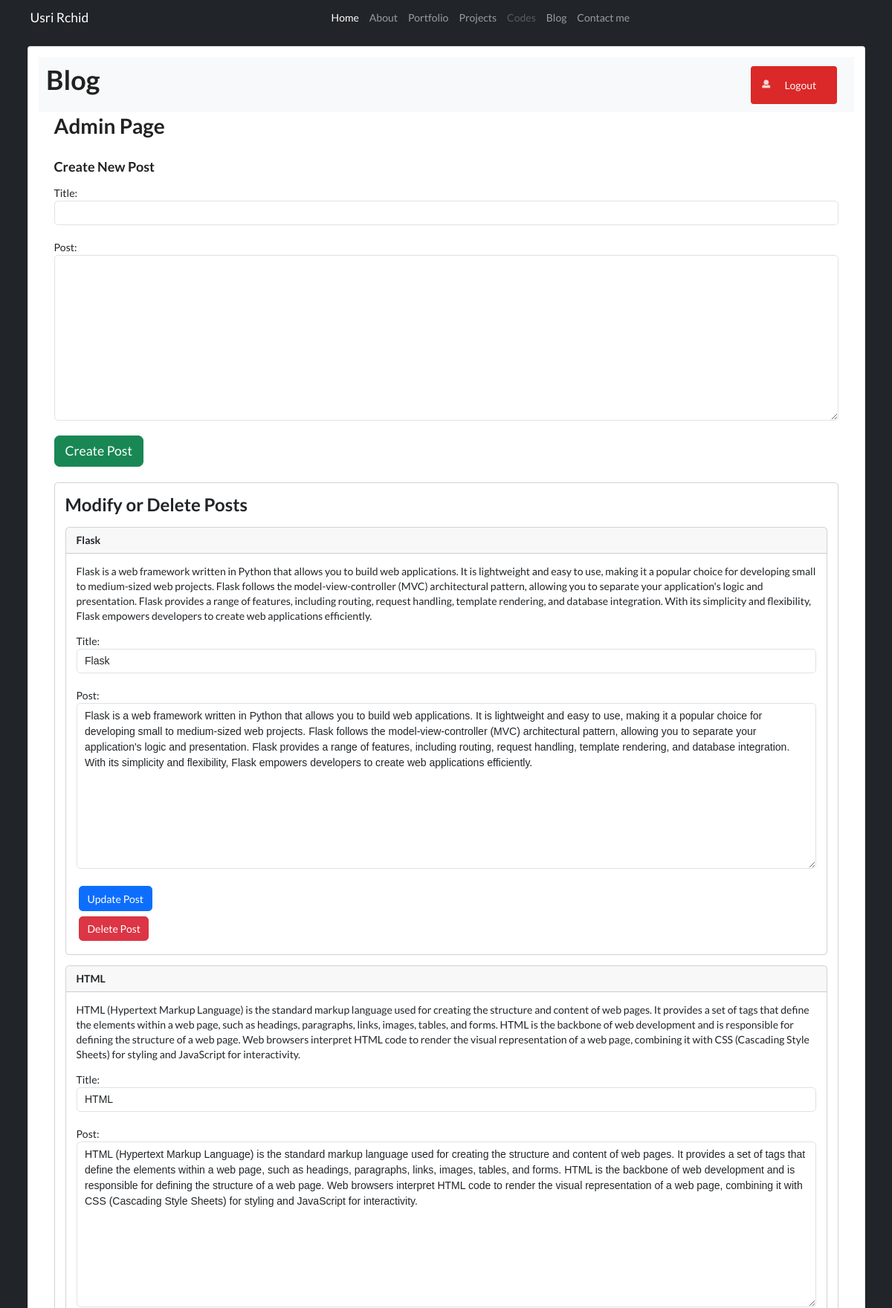
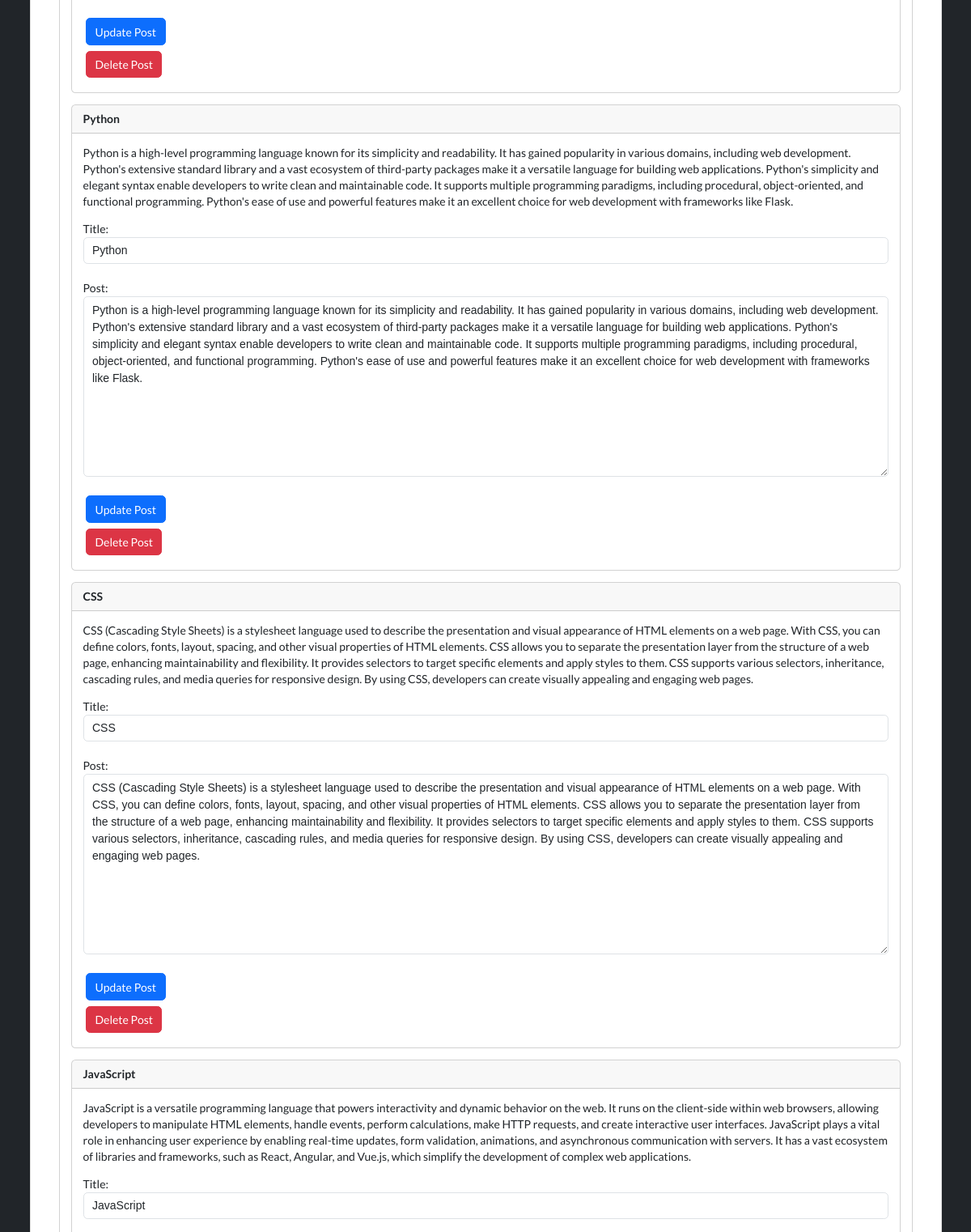
/admin (signed in, upper part), run on the app's committed database (2 pictures, top to bottom).
### tables this page shows
CREATE TABLE posts(id INTEGER PRIMARY KEY AUTOINCREMENT,title TEXT, post TEXT);

### app.py (the view)
@app.route('/admin')
def admin():
    if not session.get('logged_in'):
        return redirect('/login')
    with sqlite3.connect('posts.db') as db:
        cursor = db.cursor()
        cursor.execute('SELECT * FROM posts')
        data = cursor.fetchall()
    return render_template('admin.html', posts=data)

### templates/admin.html (shortened to what this page needs)
{% extends 'base.html' %}
{% block content %}
<nav class="navbar navbar-light bg-light">
    <div class="container-fluid">
        <h3 class="ui left floated header"><a class="ui huge header navbar-brand">Blog</a></h3>
        <h3 class="ui right floated header">
            <button class="mini ui red button">
                <i class="user icon"></i>
                <a class="btn  link-light " href=" /logout">Logout</a>
            </button>
        </h3>
    </div>
</nav>
<div class="container-fluid">
    <div class="container">
        <div class="row">
            <div class="col">
                <h1>Admin Page</h1>
                <h3>Create New Post</h3>
                <form action="/inserting" method="GET">
                    <label for="title">Title:</label>
                    <input type="text" id="title" name="title" class="form-control"><br>
                    <label for="post">Post:</label>
                    <textarea id="post" name="post" class="form-control" rows="10"></textarea><br>
                    <input type="submit" class="btn btn-success btn-lg" value="Create Post" class="form-control">
                </form>
                <div class="card mt-4">
                    <div class="card-body">
                        <h2>Modify or Delete Posts</h2>
                        {% for post in posts %}
                        <div class="card mt-3">
                            <div class="card-header">
                                <div class="row">
                                    <div class="col"><strong>{{ post[1] }}</strong></div>
                                </div>
                            </div>
                            <div class="card-body">
                                <p>{{ post[2] }}</p>
                                <form action="/updating/{{ post[0] }}" method="GET">
                                    <label for="title">Title:</label>
                                    <input type="text" id="title" name="title" value="{{ post[1] }}"
                                        class="form-control"><br>
                                    <label for="post">Post:</label>
                                    <textarea id="post" name="post" class="form-control"
                                        rows="10">{{ post[2] }}</textarea><br>
                                    <input type="submit" class="btn btn-primary m-1 " value="Update Post">
                                </form>
                                <form action="/deleting/{{ post[0] }}" method="GET">
                                    <input type="submit" class="btn btn-danger m-1 " value="Delete Post"
                                        class="form-control">
                                </form>
                            </div>
                        </div>
                        {% endfor %}
                    </div>
                </div>
            </div>
        </div>
    </div>
</div>
{% endblock %}

### data on the page
posts: title "Flask", post "Flask is a web framework written in Python that allows you to build web applications. It is lightweight and easy to use, making it a popular choice for developing small to medium-sized web projects. Flask follows the model-view-controller (MVC) architectural pattern, allowing you to separate your application's logic and presentation. Flask provides a range of features, including routing, request handling, template rendering, and database integration. With its simplicity and flexibility, Flask empowers developers to create web applications efficiently."
posts: title "HTML", post "HTML (Hypertext Markup Language) is the standard markup language used for creating the structure and content of web pages. It provides a set of tags that define the elements within a web page, such as headings, paragraphs, links, images, tables, and forms. HTML is the backbone of web development and is responsible for defining the structure of a web page. Web browsers interpret HTML code to render the visual representation of a web page, combining it with CSS (Cascading Style Sheets) for styling and JavaScript for interactivity."
posts: title "Python", post "Python is a high-level programming language known for its simplicity and readability. It has gained popularity in various domains, including web development. Python's extensive standard library and a vast ecosystem of third-party packages make it a versatile language for building web applications. Python's simplicity and elegant syntax enable developers to write clean and maintainable code. It supports multiple programming paradigms, including procedural, object-oriented, and functional programming. Python's ease of use and powerful features make it an excellent choice for web development with frameworks like Flask."
posts: title "CSS", post "CSS (Cascading Style Sheets) is a stylesheet language used to describe the presentation and visual appearance of HTML elements on a web page. With CSS, you can define colors, fonts, layout, spacing, and other visual properties of HTML elements. CSS allows you to separate the presentation layer from the structure of a web page, enhancing maintainability and flexibility. It provides selectors to target specific elements and apply styles to them. CSS supports various selectors, inheritance, cascading rules, and media queries for responsive design. By using CSS, developers can create visually appealing and engaging web pages."
posts: title "JavaScript", post "JavaScript is a versatile programming language that powers interactivity and dynamic behavior on the web. It runs on the client-side within web browsers, allowing developers to manipulate HTML elements, handle events, perform calculations, make HTTP requests, and create interactive user interfaces. JavaScript plays a vital role in enhancing user experience by enabling real-time updates, form validation, animations, and asynchronous communication with servers. It has a vast ecosystem of libraries and frameworks, such as React, Angular, and Vue.js, which simplify the development of complex web applications."
